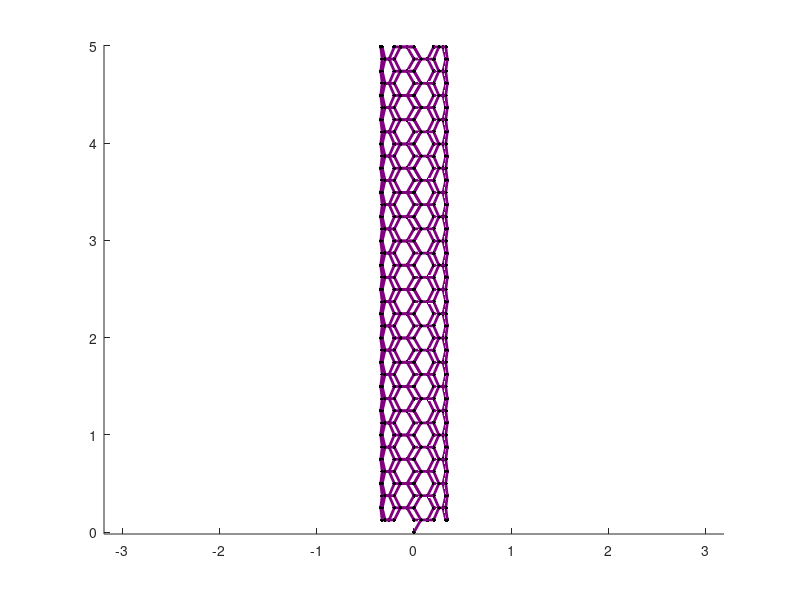

This chart was generated by the following MATLAB code:
% ........................... Input Data ...................................
n = input('n Chiral Index: ');
m = input('m Chiral Index: ');
l = input('Tube lenght (nm): ');

%Interatomic Spacing C-C
bl = 0.144;

%Lattice Constant
a = 2 * bl * cos(pi / 6);

a1 = [1; 0] * a;
a2 = [cos(pi / 3); sin(pi / 3)] * a;

vector = n * a1 + m * a2;

length_vector = sqrt(vector(1, 1)^2 + vector(2, 1)^2);
cos_t = vector(1, 1) / length_vector;
sin_t = vector(2, 1) / length_vector;
T = [cos_t, sin_t; -sin_t, cos_t];
counter = 1;
check = 1;

y_temp = -bl / 2;


% ...................... Generating graphene plane .........................

graphene_plane = [];
for j = 0:5 * round(l / bl)
    if (check == 3)
        xo = a / 2;
        check = check + 1;
        y_temp = y_temp + bl / 2;
    elseif (check == 4)
        x = a / 2;
        check = 1;
        y_temp = y_temp + bl;
    elseif (check == 2)
        xo = 0;
        check = check + 1;
        y_temp = y_temp + bl;
    else
        xo = 0;
        check = check + 1;
        y_temp = y_temp + bl / 2;
    end
    for i = -5 * round(l / a):5 * round(l / a)
        x = xo + i * a;
        y = y_temp;
        R = [x; y];
        R_temp = T * R;
        if (and(R_temp(1, 1) >= 0, R_temp(1, 1) < 1.01 * length_vector))
            if (and(R_temp(2, 1) >= 0, R_temp(2, 1) < l))
                graphene_plane(counter, 1) = counter;
                graphene_plane(counter, 2) = R_temp(1, 1);
                graphene_plane(counter, 3) = R_temp(2, 1);
                counter = counter + 1;
            end
        end
    end
end

% .............. Rolling the Graphene plane ..........................
Number_atoms = size(graphene_plane, 1);
r = length_vector / 2 / pi;

Atom_data = zeros(Number_atoms, 4);

for i = 1:Number_atoms
    teta = graphene_plane(i, 2) / r;
    Atom_data(i, 1) = i;
    Atom_data(i, 2) = r * sin(teta);
    Atom_data(i, 3) = graphene_plane(i, 3);
    Atom_data(i, 4) = r * cos(teta) + r;
end

% ............. Generating Bond matrix ...............................
Bond_matrix = zeros(Number_atoms);

for i = 1:Number_atoms
    for j = i + 1:Number_atoms
        distance = norm(Atom_data(i, 2:4) - Atom_data(j, 2:4));

        if (distance < 1.1 * bl)
            Bond_matrix(i, j) = 1;
            Bond_matrix(j, i) = 1;
        end
    end
end

% .................. Drawing atoms and bonds .........................
figure;
hold on;
% Set color for atoms
atom_color = [0 0 0];

for i = 1:Number_atoms
    x = Atom_data(i, 2);
    y = Atom_data(i, 3);
    z = Atom_data(i, 4);
    [xx, yy, zz] = sphere();
    rr = 0.08 * a;

    surf(rr * xx + x, rr * yy + y, rr * zz + z, 'EdgeColor', 'none', 'LineStyle', 'none', 'FaceLighting', 'phong', 'FaceColor', atom_color)
    axis equal;
end

% Set color for bonds
bond_color = [0.50 0.000 0.50];


for i = 1:Number_atoms
    for j = i + 1:Number_atoms
        if (Bond_matrix(i, j) == 1)
            x = Atom_data(i, 2);
            y = Atom_data(i, 3);
            z = Atom_data(i, 4);
            xx = Atom_data(j, 2);
            yy = Atom_data(j, 3);
            zz = Atom_data(j, 4);

            line([x, xx], [y, yy], [z, zz], 'Color', bond_color, 'LineWidth', 2)
        end
    end
end

% .................. Generating output files .........................
Atom_data = Atom_data';
Bond_data = find(Bond_matrix == 1);
[i, j] = ind2sub(size(Bond_matrix), Bond_data);
Bond_data = [i, j];

% fid1 = fopen('Atom_data.txt', 'wt');
% fid2 = fopen('Bond_data.txt', 'wt');
% fprintf(fid1, 'Atom_number     X(nm)     Y(nm)     Z(nm)     \n');
% fprintf(fid2, 'Bond_number      Atom1      Atom2     \n');
% fprintf(fid1, '%d  %15.10f  %15.10f  %15.10f  \n', Atom_data);
% fprintf(fid2, '%d  %d  %d  \n', Bond_data);
% fclose(fid1);
% fclose(fid2);
% 
% delete(fid1);
% delete(fid2);

hold off;
